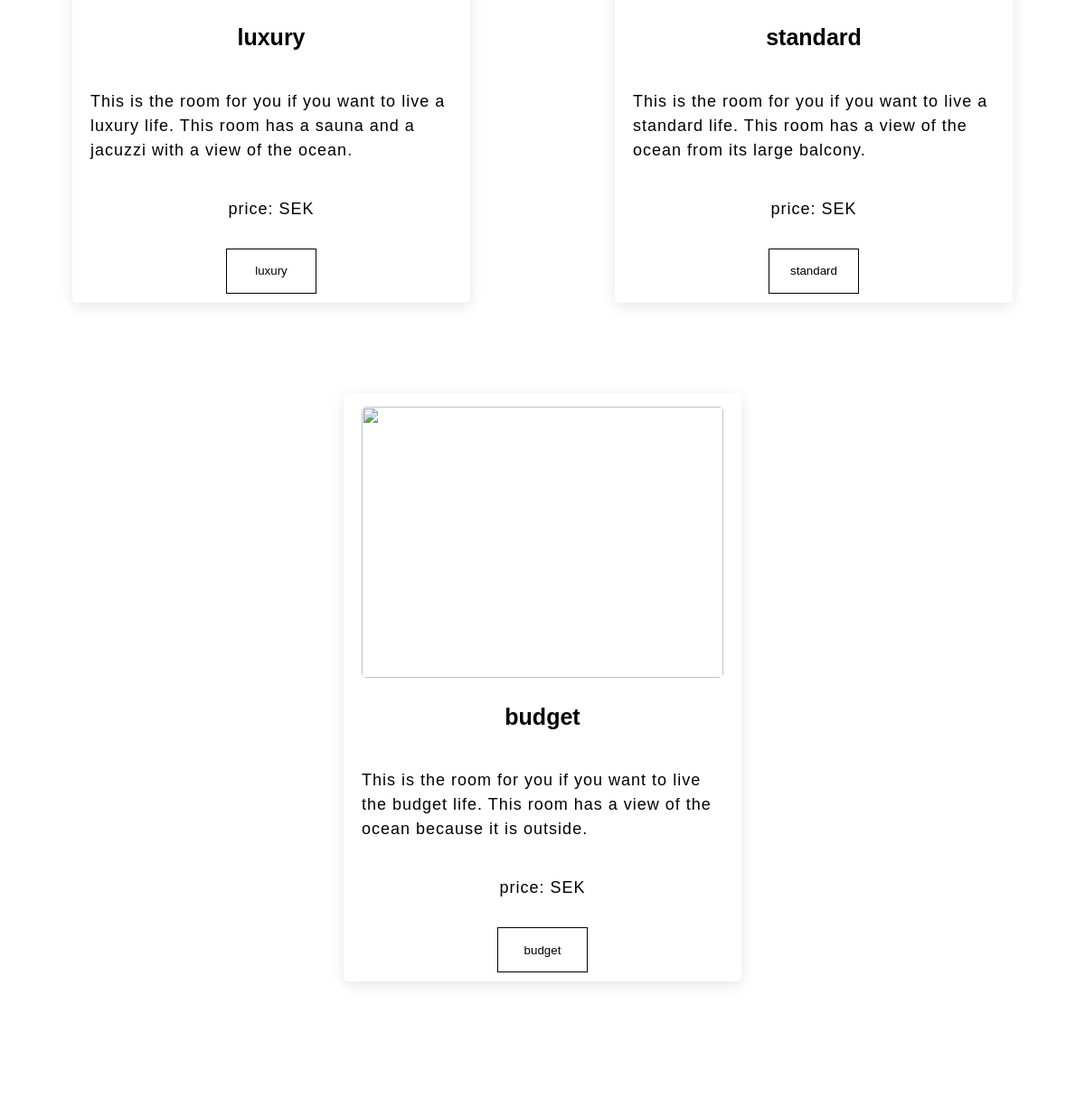
/ (lower part), run on an earlier commit of the app's database.
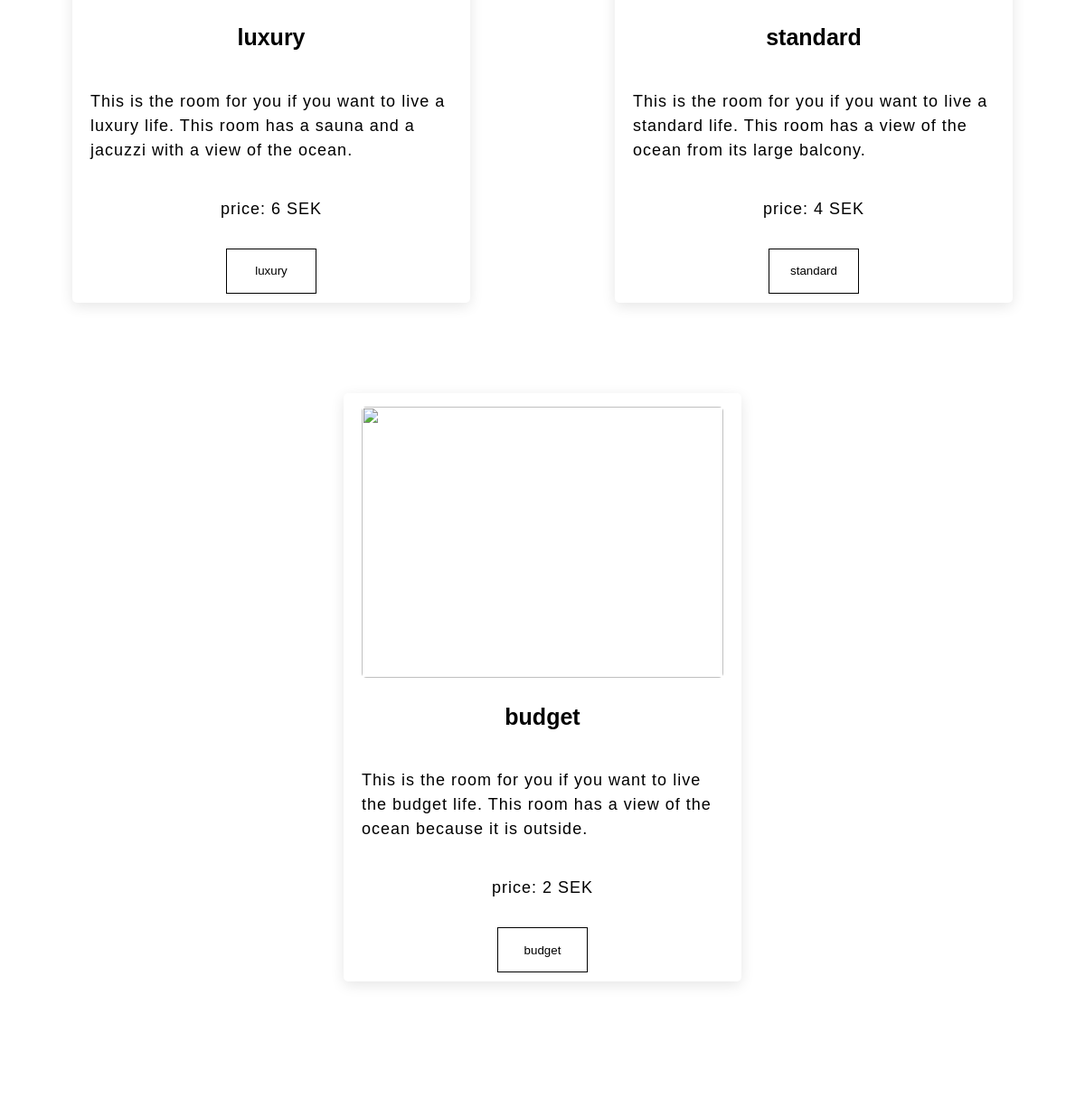
And on a later commit of the database.
### tables this page shows
CREATE TABLE prices (id integer primary key autoincrement, name varchar(20), price int, discount int);

### index.php (the view, shortened to what this page needs)
<?php
include_once __DIR__ . '/functions.php';
?>
<!DOCTYPE html>
<html lang="en">
<head>
  <link rel="stylesheet" href="css/index.css">
</head>
<body>
  <section class="room-select-section">
    <div class="room-select">
      <div class="room-card">
        <h3>luxury</h3>
        <p>This is the room for you if you want to live a luxury life. This room has a sauna and a jacuzzi with a view of the ocean.</p>
        <p>price: <?= $luxury_price = $db->query("SELECT price FROM prices WHERE name = 'luxury'")->fetchAll(PDO::FETCH_ASSOC)[0]['price'] ?> SEK</p>
        <a href="luxury.php">
          <button>luxury</button>
        </a>
      </div>
      <div class="room-card">
        <h3>standard</h3>
        <p>This is the room for you if you want to live a standard life. This room has a view of the ocean from its large balcony.</p>
        <p>price: <?= $standard_price = $db->query("SELECT price FROM prices WHERE name = 'standard'")->fetchAll(PDO::FETCH_ASSOC)[0]['price'] ?> SEK</p>
        <a href="standard.php">
          <button>standard</button>
        </a>
      </div>
      <div class="room-card">
        <img src="images/outside-room.jpg" alt="">
        <h3>budget</h3>
        <p>This is the room for you if you want to live the budget life. This room has a view of the ocean because it is outside.</p>
        <p>price: <?= $budget_price = $db->query("SELECT price FROM prices WHERE name = 'budget'")->fetchAll(PDO::FETCH_ASSOC)[0]['price'] ?> SEK</p>
        <a href="budget.php">
          <button>budget</button>
        </a>
      </div>
    </div>
  </section>
</body>
</html>

What changed in the data, as far as the page shows it:
added prices: price "6"
added prices: price "4"
added prices: price "2"
